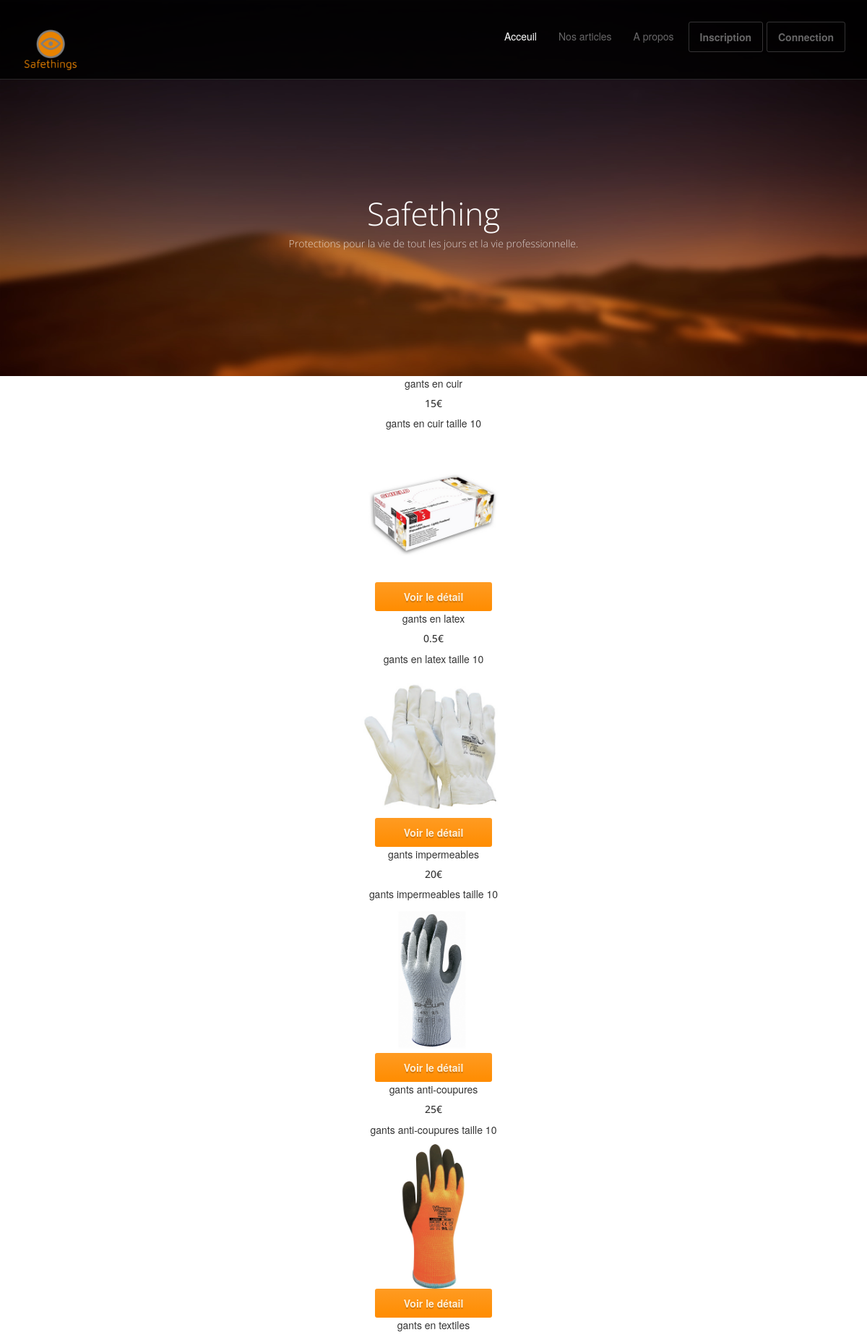
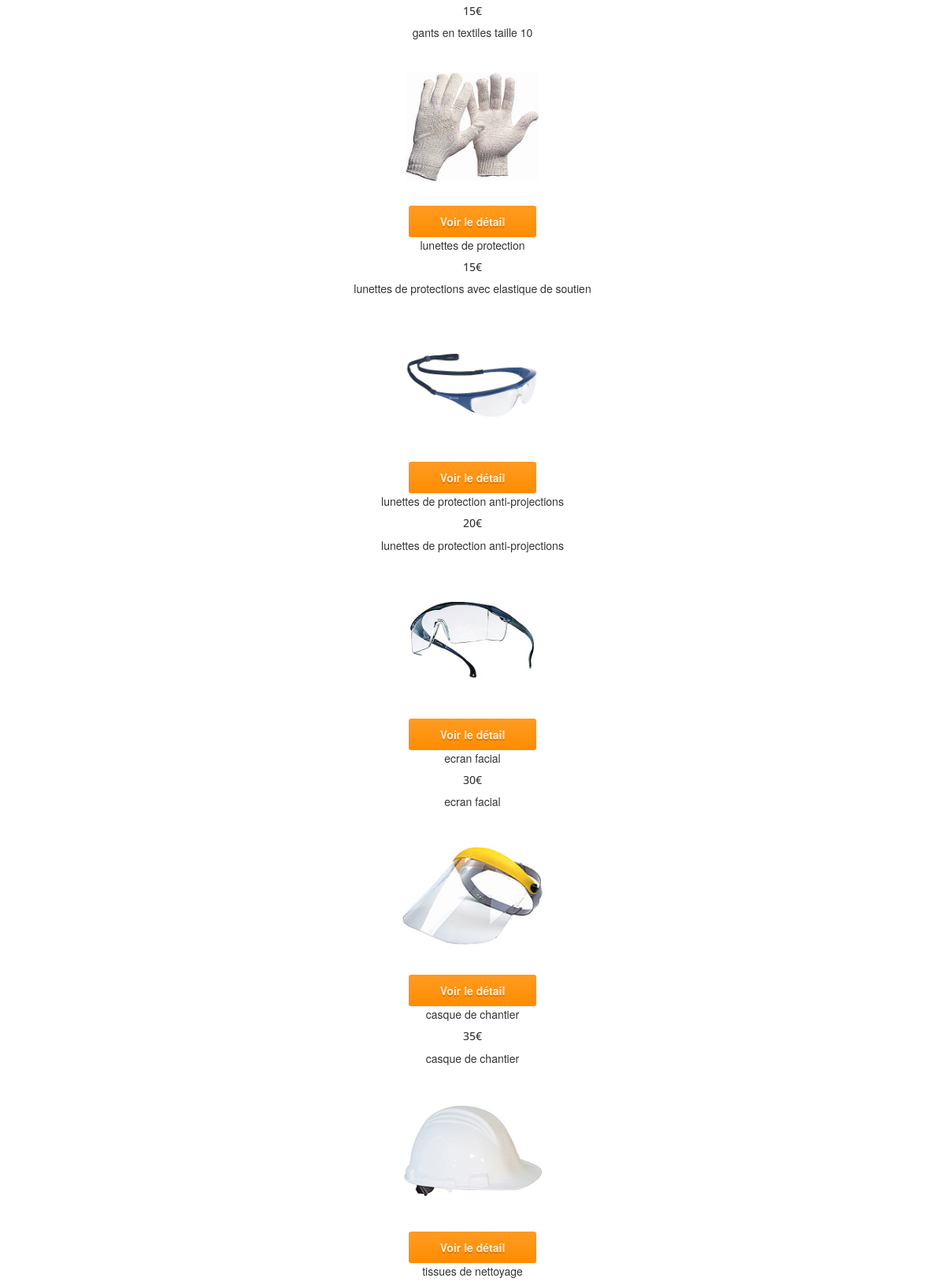
Page /article (upper part) on the committed database (2 pictures, top to bottom).
### tables this page shows
CREATE TABLE `produit` (
  `id_produit` INT(11) NOT NULL,
  `produit_name` VARCHAR(255) NOT NULL,
  `produit_price` FLOAT NOT NULL,
  `produit_description` VARCHAR(255) NOT NULL,
  `produit_image` VARCHAR(255) NOT NULL
);

### models/config.php (called while the page is built)
<?php
     function get_db(){
          try{
               $connect_user_db = new PDO("mysql:host=localhost;dbname=safethings","root","");
               $connect_user_db -> setAttribute(PDO::ATTR_ERRMODE, PDO::ERRMODE_EXCEPTION);
               return $connect_user_db;
          }catch(Exception $ex){
               die('Error 404: '.$ex->get_message());
          }
     }
?>

### models/articles.php (called while the page is built, shortened)
<?php
include 'models/config.php';
$sql_demande = "SELECT * FROM produit" ;
$safethings_querry = get_db()->query($sql_demande);
$list_data = $safethings_querry->fetchAll(PDO::FETCH_ASSOC);
?>

### views/articles.php (the view, shortened to what this page needs)
<header id="head">
  <div class="container">
    <div class="row">
      <h1 class="lead">Safething</h1>
      <p class="tagline">Protections pour la vie de tout les jours et la vie professionnelle. <a href="http://www.gettemplate.com/?utm_source=progressus&amp;utm_medium=template&amp;utm_campaign=progressus"></a></p>
    </div>
  </div>
</header>
    <?php foreach($list as $article):?>
        <div class="card text-center " >
          <div class="card-header">
              <?=$article['produit_name']?>
          </div>
          <div class="card-body">
              <h5 class="card-title"><?=$article['produit_price'].'€'?></h5>
              <p class="card-text"><?=$article['produit_description']?></p>
              <div>
                    <img src="<?php echo ROOT_PATH.'images/'.$article['produit_image']?>" alt="myPic" width='200' />
              </div>
              <a href="<?=ROOT_PATH.'article/'.$article['produit_name']?>" class="btn btn-primary">Voir le détail</a>
          </div>
        </div>
    <?php endforeach?>
<?php
$content = ob_get_clean();
include 'includes/template.php';
?>

### index.php (shortened to what this page needs)
<?php
$file = 'controllers/'.REQ_TYPE.(REQ_ACTION ? '_'.REQ_ACTION : '').'.php';
if(file_exists($file)){
    require $file;
    exit();
}
else {
    require 'controllers/404.php';
    exit();
}
?>

### controllers/article.php
<?php
require 'models/articles.php';
$article=REQ_TYPE_ID;
if(!REQ_TYPE_ID){
    $list = $list_data;
    include 'views/articles.php';
}else{
    $item = item($article);
    include 'views/article.php';
}
?>

### views/includes/template.php (shortened to what this page needs)
<!DOCTYPE html>
<html lang="fr">
<head>
	<link rel="stylesheet" href="<?=ROOT_PATH?>public/css/bootstrap.min.css">
	<link rel="stylesheet" href="<?=ROOT_PATH?>public/css/font-awesome.min.css">
	<link rel="stylesheet" href="<?=ROOT_PATH?>public/css/bootstrap-theme.css" media="screen" >
	<link rel="stylesheet" href="<?=ROOT_PATH?>public/css/main.css">
</head>
<body class="home">
	<div class="navbar navbar-inverse navbar-fixed-top headroom" >
		<div class="container">
			<div class="navbar-header">
				<a class="navbar-brand" href="<?=ROOT_PATH?>"><img src="<?=ROOT_PATH?>public/images/logo.png" alt="Logo" width="80" height="80"></a>
			</div>
			<div class="navbar-collapse collapse">
				<ul class="nav navbar-nav pull-right">
					<li class="active"><a href="<?=ROOT_PATH?>">Acceuil</a></li>
					<li><a href="<?=ROOT_PATH?>article">Nos articles</a></li>
					<li><a href="<?=ROOT_PATH?>about">A propos </a>
					</li>
					<?php if(empty($_SESSION['user'])):?>
					<li><a class="btn" href="<?=ROOT_PATH?>inscription">Inscription</a></li>
          <li><a class="btn" href="<?=ROOT_PATH?>login">Connection</a></li>
            <?php endif?>
			</div>
		</div>
	</div>
        <?php
            echo $content
        ?>
      </body>
      </html>

### Public/css/main.css (style rules this page uses)
#head { background:#181015 url( ../images/bg_header.jpg) no-repeat; background-size: cover; min-height:520px; text-align: center; padding-top:240px; color:white; font-family:"Open sans", Helvetica, Arial; font-weight:300; }
#head .lead { font-family:"Open sans", Helvetica, Arial; font-size:44px; margin-bottom:6px; color:white; line-height:1.15em; }
#head .tagline { color:rgba(255,255,255,0.75); margin-bottom:25px; }
.headroom { -webkit-transition: all 0.4s ease-out; -moz-transition: all 0.4s ease-out; -o-transition: all 0.4s ease-out; transition: all 0.4s ease-out; }
h1, h2, h3, h4, h5, h6 { font-family:"Open sans", Helvetica, Arial; }
h1, .h1, h2, .h2, h3, .h3 { margin-top:30px; }
img { max-width:100%; }

### rows in the picture
produit: produit_name "gants en cuir", produit_price "15", produit_description "gants en cuir taille 10", produit_image (picture)
produit: produit_name "gants en latex", produit_price "0.5", produit_description "gants en latex taille 10", produit_image (picture)
produit: produit_name "gants impermeables", produit_price "20", produit_description "gants impermeables taille 10", produit_image (picture)
produit: produit_name "gants anti-coupures", produit_price "25", produit_description "gants anti-coupures taille 10", produit_image (picture)
produit: produit_name "gants en textiles", produit_price "15", produit_description "gants en textiles taille 10", produit_image (picture)
produit: produit_name "lunettes de protection", produit_price "15", produit_description "lunettes de protections avec elastique de soutien", produit_image (picture)
produit: produit_name "lunettes de protection anti-projections", produit_price "20", produit_description "lunettes de protection anti-projections", produit_image (picture)
produit: produit_name "ecran facial", produit_price "30", produit_description "ecran facial", produit_image (picture)
produit: produit_name "casque de chantier", produit_price "35", produit_description "casque de chantier", produit_image (picture)
produit: produit_name "tissues de nettoyage"
